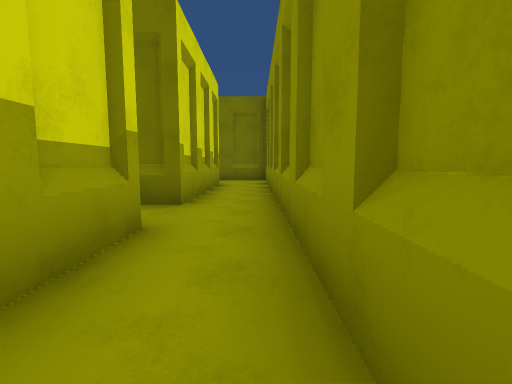
view 1 (above)

17 first-person views from a walk through a 3-D level made in the Unity game engine. The camera is 1.3 m above the floor, tilts 6° down and sees 85° across. The floor is counted in squares, 2 m on a side. Each view is taken from the middle of a square. On the plan, view 1 faces up. The plan holds only what a view shows up to about 9 squares ahead; the rest is blank. The place goes on beyond the plan. The player character is not drawn.

view 2
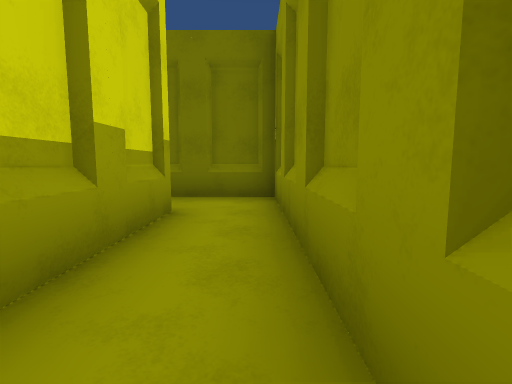

view 3
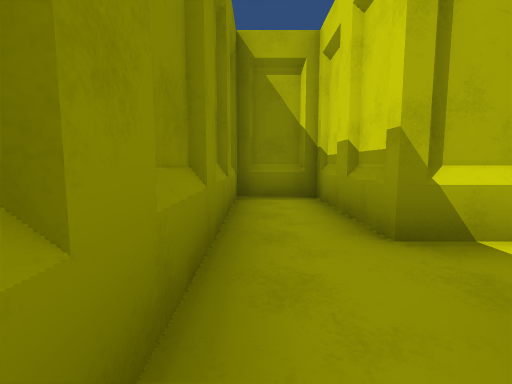

view 4
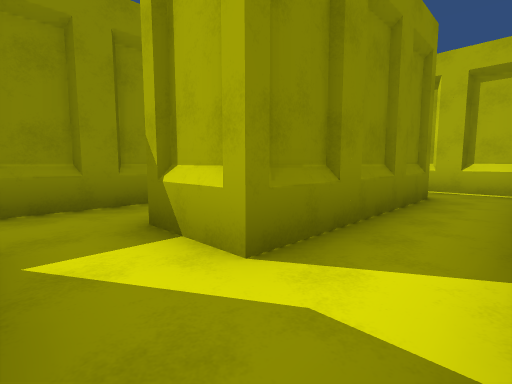

view 5
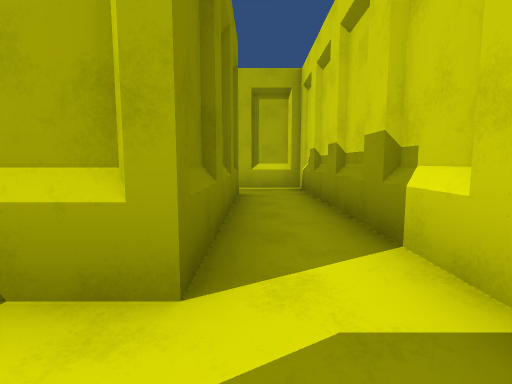

view 6
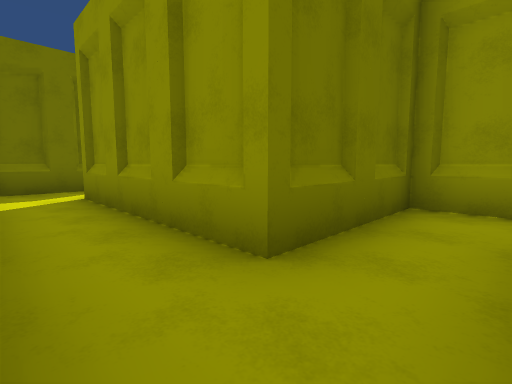

view 7
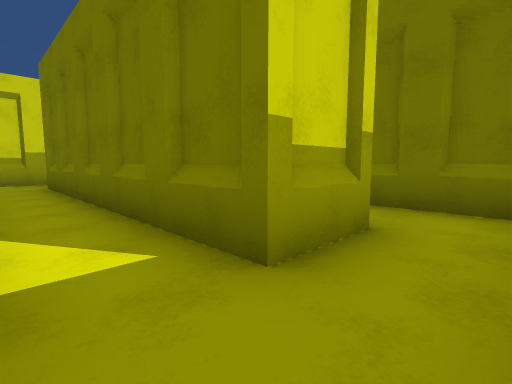

view 8
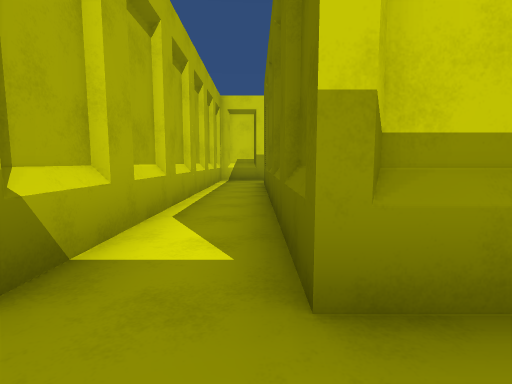

view 9
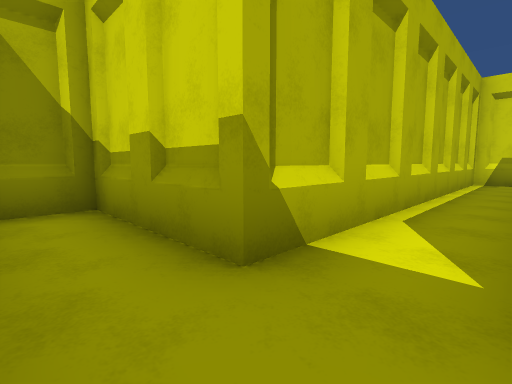

view 10
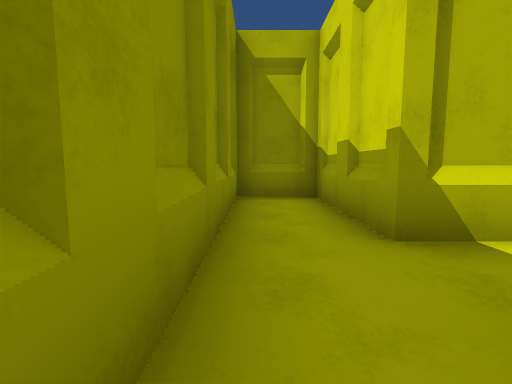

view 11
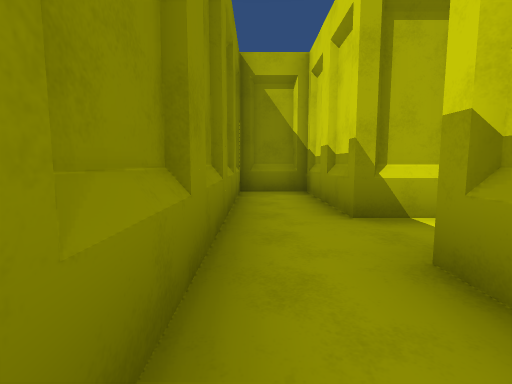

view 12
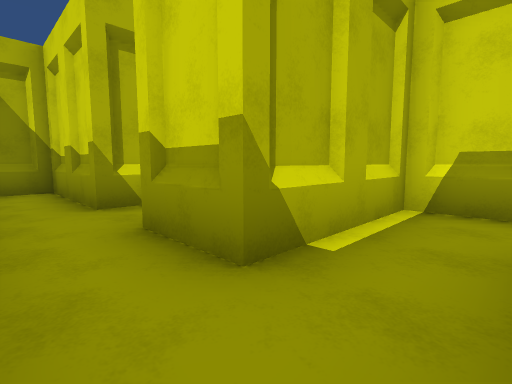

view 13
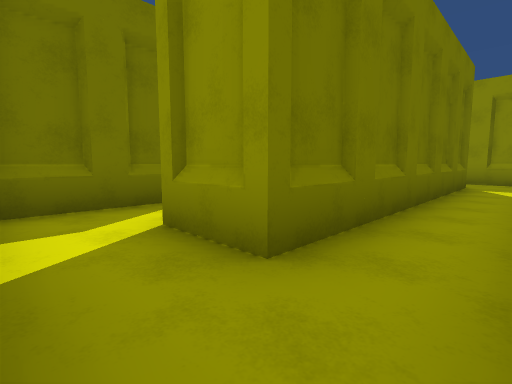

view 14
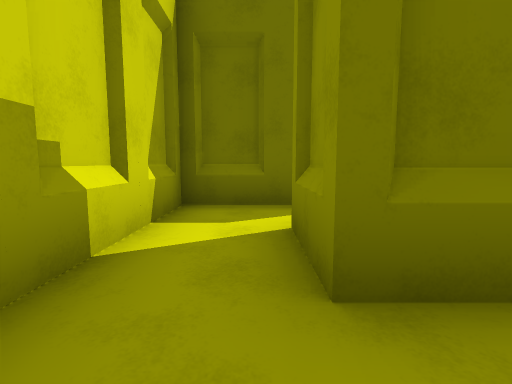

view 15
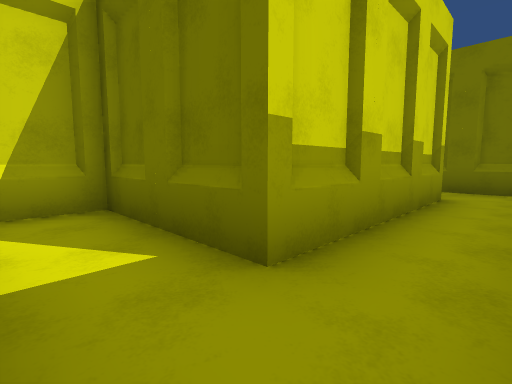

view 16
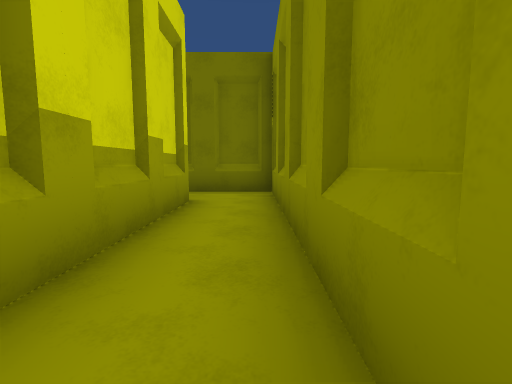

view 17
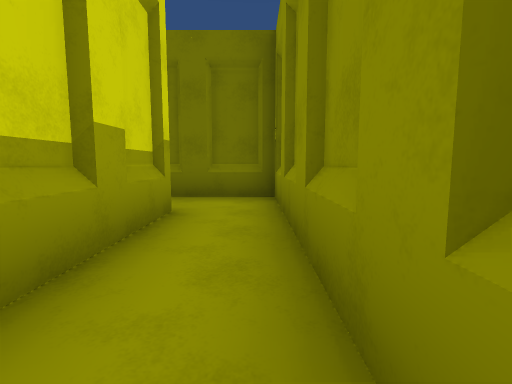

### Floor plan
Points are (right, up) in squares from view 1. A wall is a line through its corners. A room is listed if a view was taken in it or the views show most of it. See-through windows are left out.
Room 1 (views 1, 2, 3)
walls: (-1.1, 2.7) (-1.1, -0.3) (0.4, -0.3) (0.4, 10.2) (-1.8, 10.2); (-1.1, 8.8) (-1.1, 4.2)
ways out: opening at (-2, 3.5) to room 2
Room 2 (views 4, 5, 6)
walls: (-4.2, 2.9) (-4.2, -3.3) (-1.1, -3.3); (-1.6, -1.8) (-2.6, -1.8) (-2.6, 2.7) (-1.1, 2.7); (-1.1, 4.2) (-3.8, 4.2)
ways out: opening at (-2, 3.5) to room 1; opening at (-2, -2.5) to room 4
Room 3 (views 7, 8, 9, 10, 13, 14)
walls: (-1.1, -3.3) (-1.1, -4.8) (-8.6, -4.8); (-10.1, -4.5) (-10.1, -6.3) (-1.1, -6.3) (-1.1, -9.3) (0.4, -9.3) (0.4, -3.5)
ways out: opening at (-0.5, -4) to room 4; opening at (-9.5, -4) to room 6
Room 4 (views 11, 12)
walls: (0.4, -3.5) (0.4, -1.8) (-1.6, -1.8)
ways out: opening at (-2, -2.5) to room 2; opening at (-0.5, -4) to room 3
Room 5 (views 15, 16, 17)
walls: (-7.1, 2.8) (-7.1, -1.8); (-5.6, -1.8) (-5.6, 4.2) (-7.8, 4.2)
ways out: opening at (-8, -2.5) to room 6
Room 6 (no view inside)
walls: (-8.6, -4.8) (-8.6, -3.2); (-7.1, -1.8) (-10.1, -1.8) (-10.1, -4.5)
ways out: opening at (-9.5, -4) to room 3; opening at (-8, -2.5) to room 5

Positions as (right, up) in squares from view 1, and headings:
1: (0, 0), facing up
2: (0, 5), facing up
3: (0, 5), facing down
4: (-4, 4), facing down-right
5: (-3, 4), facing down
6: (-4, -3), facing up-right
7: (0, -6), facing up-left
8: (0, -5), facing left
9: (0, -5), facing down-left
10: (0, -4), facing down
11: (0, -3), facing down
12: (0, -2), facing down-left
13: (-10, -6), facing up-right
14: (-9, -6), facing up
15: (-6, -3), facing up-left
16: (-6, -2), facing up
17: (-6, -1), facing up
